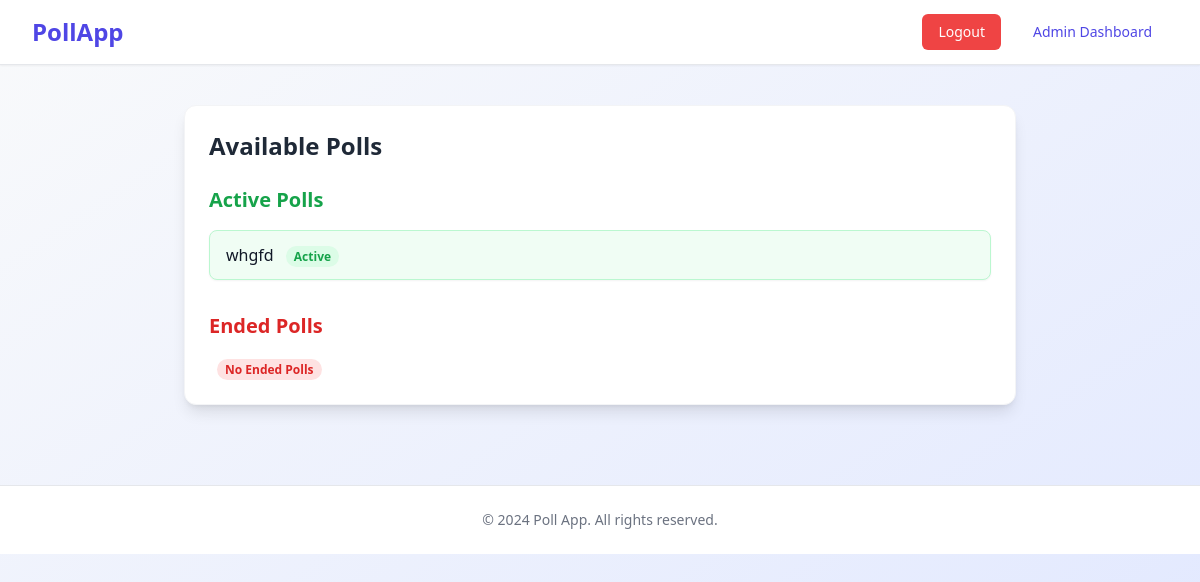
The page /poll_list/ (signed in) on the database as committed earlier.
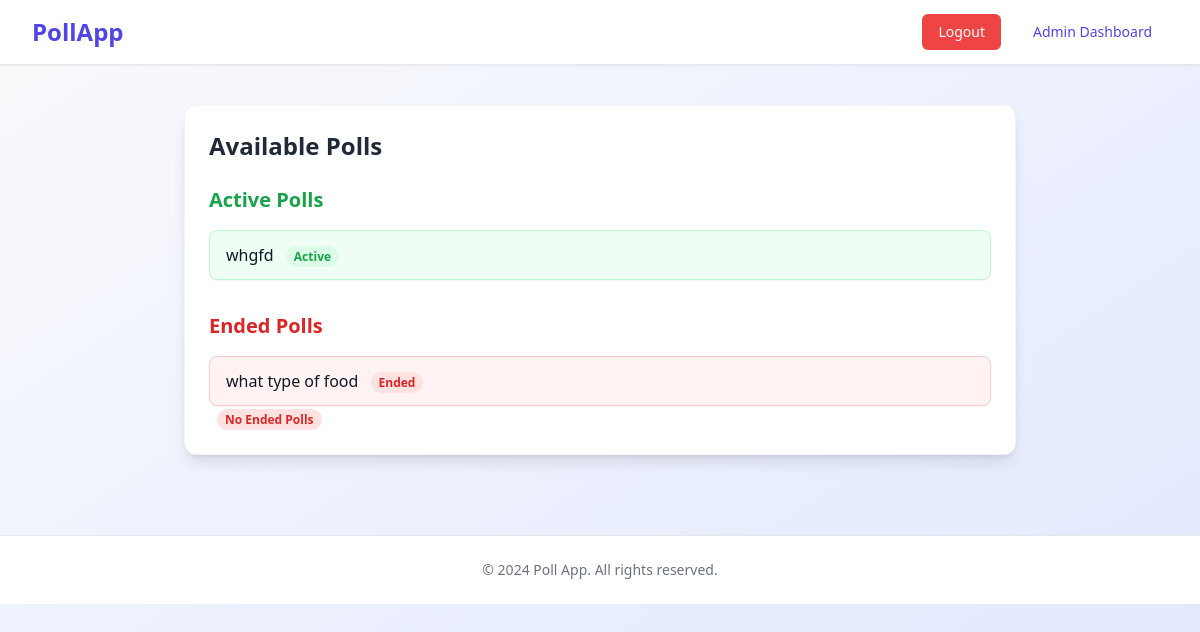
The same page on the database as committed later.
### pollApp/models.py (models this page shows, shortened)
class PollModel(models.Model):
    user = models.ForeignKey(User, on_delete=models.CASCADE)
    question = models.CharField(max_length=200)
    pub_date = models.DateTimeField('date published')
    is_ended = models.BooleanField(default=False)
    end_time = models.DateTimeField(null=True, blank=True)

### pollApp/views.py (the view)
# urls.py: path("poll_list/", views.poll_list, name="poll_list"),
@login_required
def poll_list(request):
    polls = PollModel.objects.all().order_by("-pub_date")
    return render(request, "poll_list.html", {"polls": polls,"is_admin": request.user.is_staff or request.user.is_superuser})

### pollApp/templates/poll_list.html (shortened to what this page needs)
<!DOCTYPE html>
<html lang="en">
<head>
  <script src="https://cdn.tailwindcss.com"></script>
</head>
<body class="bg-gradient-to-br from-gray-50 to-indigo-100 min-h-screen">
  <nav class="bg-white shadow-sm border-b border-gray-200">
    <div class="max-w-7xl mx-auto px-4 sm:px-6 lg:px-8">
      <div class="flex justify-between items-center h-16">
        <h1 class="text-2xl font-bold text-indigo-600">PollApp</h1>
        <div class="flex space-x-4">
          {% if user.is_authenticated %}
            <a href="{% url 'logout' %}"
               class="px-4 py-2 text-sm font-medium rounded-md text-white bg-red-500 hover:bg-red-600 transition">
              Logout
            </a>
          {% else %}
            <a href="{% url 'login' %}"
               class="px-4 py-2 text-sm font-medium rounded-md text-indigo-600 bg-white hover:bg-indigo-50 transition">
              Login
            </a>
          {% endif %}
          {% if is_admin %}
            <a href="{% url 'admin_poll_list' %}"
              class="px-4 py-2 text-sm font-medium rounded-md text-indigo-600 bg-white hover:bg-indigo-50 transition">
              Admin Dashboard
            </a>
          {% endif %}
        </div>
      </div>
    </div>
  </nav>
  <main class="max-w-4xl mx-auto py-10 px-4 sm:px-6 lg:px-8">
    <div class="bg-white shadow-lg rounded-xl p-6 border border-gray-100">
      <h2 class="text-2xl font-bold text-gray-800 mb-6">Available Polls</h2>
      {% if polls %}
        <h3 class="text-xl font-semibold text-green-600 mb-4">Active Polls</h3>
        <ul class="space-y-4 mb-8">
          {% for poll in polls %}
            {% if not poll.is_ended %}
              <li>
                <a href="{% url 'poll_detail' poll.id %}"
                   class="block bg-green-50 border border-green-200 hover:bg-green-100 transition rounded-lg px-4 py-3 text-gray-900 font-medium shadow-sm">
                  {{ poll.question }}
                  <span class="ml-2 px-2 py-0.5 text-xs rounded-full bg-green-100 text-green-600 font-semibold">Active</span>
                </a>
              </li>
            {% endif %}
          {% empty %}
            <p class="text-gray-500">No active polls right now.</p>
          {% endfor %}
        </ul>
        <h3 class="text-xl font-semibold text-red-600 mb-4">Ended Polls</h3>
        <ul class="space-y-4">
          {% for poll in polls %}
            {% if poll.is_ended %}
              <li>
                <a href="{% url 'poll_detail' poll.id %}"
                   class="block bg-red-50 border border-red-200 hover:bg-red-100 transition rounded-lg px-4 py-3 text-gray-900 font-medium shadow-sm">
                  {{ poll.question }}
                  <span class="ml-2 px-2 py-0.5 text-xs rounded-full bg-red-100 text-red-600 font-semibold">Ended</span>
                </a>
              </li>
            {% else %}
            <span class="ml-2 px-2 py-0.5 text-xs rounded-full bg-red-100 text-red-600 font-semibold">No Ended Polls</span>
            {% endif %}
          {% empty %}
            <p class="text-gray-500">No ended polls yet.</p>
          {% endfor %}
        </ul>
      {% else %}
        <p class="text-gray-500 text-center">No polls available at the moment.</p>
      {% endif %}
    </div>
  </main>
  <footer class="bg-white border-t border-gray-200 mt-10">
    <div class="max-w-7xl mx-auto py-6 px-4 sm:px-6 lg:px-8 text-center">
      <p class="text-gray-500 text-sm">© 2024 Poll App. All rights reserved.</p>
    </div>
  </footer>
</body>
</html>

Rows that differ between the two databases and show on the page:
added PollModel: question "what type of food", shown under "Ended Polls"
